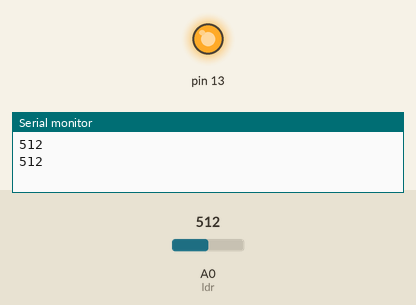
This sketch was run on a simulated Arduino Uno, built with avr-gcc and run on an emulated ATmega328P. Shown: output pins drawn as LEDs (lit = HIGH), the last lines printed to the serial monitor. The inputs (shaded band) are chosen by the test bench; at power-on: A0 (ldr) = 512.

Above: at 1.8 s.
1.9 s: A0 (ldr) set to 482
At 3.1 s:
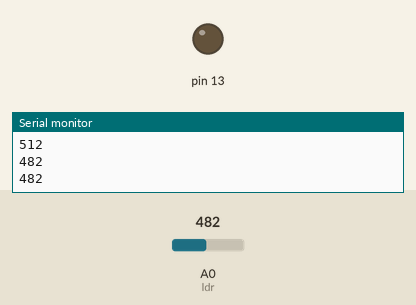
3.5 s: A0 (ldr) set to 510
At 4.6 s:
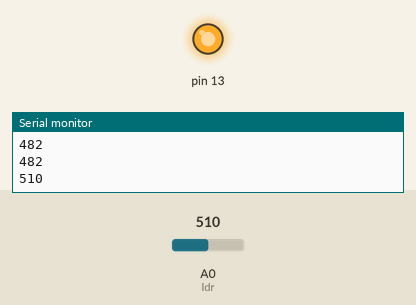
5.5 s: A0 (ldr) set to 490
At 7.4 s:
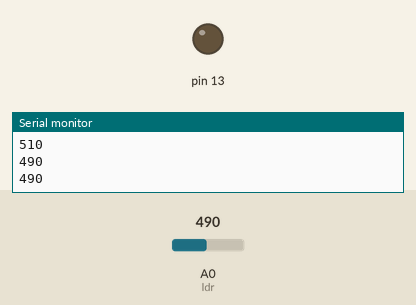
Timing chart, 0 to 8.9 s (numbered marks = the images above; inputs shaded):
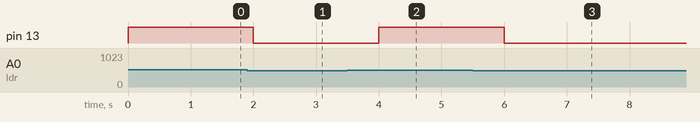

The sketch:

LDR.ino
```cpp
const int ldr = A0;


void setup() {
  Serial.begin(9600);

  pinMode(ldr,INPUT);
  pinMode(13,OUTPUT);
}

void loop() {
  int rd = analogRead(ldr);
  if (rd>500){
    digitalWrite(13,HIGH);}
   else{
    digitalWrite(13,LOW);}
  Serial.println(rd);
  delay(1000);

}
```

Measured:
- the behaviour switches between 501 and 500 on A0 (ldr) (found by bisection; images 0 and 1)
- after the input at 1.9 s, pin 13: HIGH → LOW after 0.10 s
- after the input at 3.5 s, pin 13: LOW → HIGH after 0.50 s
- after the input at 5.5 s, pin 13: HIGH → LOW after 0.50 s
